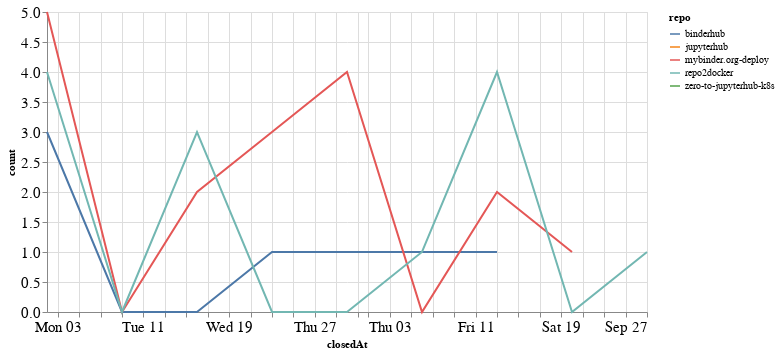

Notebook cell for this chart:
### Code cell
closed_by_time = closed_by.groupby('repo').resample('W', on='closedAt').count()['author'].reset_index()
closed_by_time = closed_by_time.rename(columns={'author': 'count'})

alt.Chart(closed_by_time, width=600).mark_line().encode(
    x='closedAt',
    y='count',
    color='repo',
    tooltip="repo"
)

### Figure 1 — Vega-Lite specification as saved in the notebook (floating-point values rounded to 4 significant figures)
{"config": {"axisLeft": {"labelFontSize": 15}, "axisBottom": {"labelFontSize": 15}}, "data": {"name": "data-6854b6f9868b7a12cae16fed7083e485"}, "mark": "line", "encoding": {"color": {"type": "nominal", "field": "repo"}, "tooltip": {"type": "nominal", "field": "repo"}, "x": {"type": "temporal", "field": "closedAt"}, "y": {"type": "quantitative", "field": "count"}}, "width": 600, "$schema": "https://vega.github.io/schema/vega-lite/v4.8.1.json", "datasets": {"data-6854b6f9868b7a12cae16fed7083e485": [{"repo": "binderhub", "closedAt": "2020-08-02T00:00:00", "count": 3}, {"repo": "binderhub", "closedAt": "2020-08-09T00:00:00", "count": 0}, {"repo": "binderhub", "closedAt": "2020-08-16T00:00:00", "count": 0}, {"repo": "binderhub", "closedAt": "2020-08-23T00:00:00", "count": 1}, {"repo": "binderhub", "closedAt": "2020-08-30T00:00:00", "count": 1}, {"repo": "binderhub", "closedAt": "2020-09-06T00:00:00", "count": 1}, {"repo": "binderhub", "closedAt": "2020-09-13T00:00:00", "count": 1}, {"repo": "jupyterhub", "closedAt": "2020-08-16T00:00:00", "count": 1}, {"repo": "mybinder.org-deploy", "closedAt": "2020-08-02T00:00:00", "count": 5}, {"repo": "mybinder.org-deploy", "closedAt": "2020-08-09T00:00:00", "count": 0}, {"repo": "mybinder.org-deploy", "closedAt": "2020-08-16T00:00:00", "count": 2}, {"repo": "mybinder.org-deploy", "closedAt": "2020-08-23T00:00:00", "count": 3}, {"repo": "mybinder.org-deploy", "closedAt": "2020-08-30T00:00:00", "count": 4}, {"repo": "mybinder.org-deploy", "closedAt": "2020-09-06T00:00:00", "count": 0}, {"repo": "mybinder.org-deploy", "closedAt": "2020-09-13T00:00:00", "count": 2}, {"repo": "mybinder.org-deploy", "closedAt": "2020-09-20T00:00:00", "count": 1}, {"repo": "repo2docker", "closedAt": "2020-08-02T00:00:00", "count": 4}, {"repo": "repo2docker", "closedAt": "2020-08-09T00:00:00", "count": 0}, {"repo": "repo2docker", "closedAt": "2020-08-16T00:00:00", "count": 3}, {"repo": "repo2docker", "closedAt": "2020-08-23T00:00:00", "count": 0}, {"repo": "repo2docker", "closedAt": "2020-08-30T00:00:00", "count": 0}, {"repo": "repo2docker", "closedAt": "2020-09-06T00:00:00", "count": 1}, {"repo": "repo2docker", "closedAt": "2020-09-13T00:00:00", "count": 4}, {"repo": "repo2docker", "closedAt": "2020-09-20T00:00:00", "count": 0}, {"repo": "repo2docker", "closedAt": "2020-09-27T00:00:00", "count": 1}, {"repo": "zero-to-jupyterhub-k8s", "closedAt": "2020-08-16T00:00:00", "count": 1}]}}
